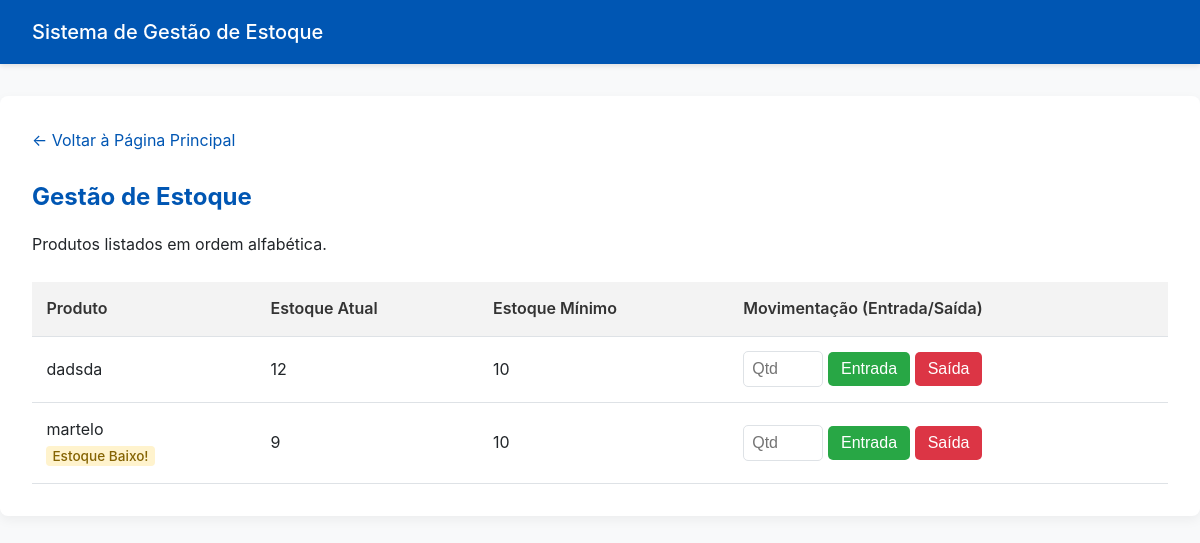
Page /produtos/gestao/ (signed in) on the earlier database version.
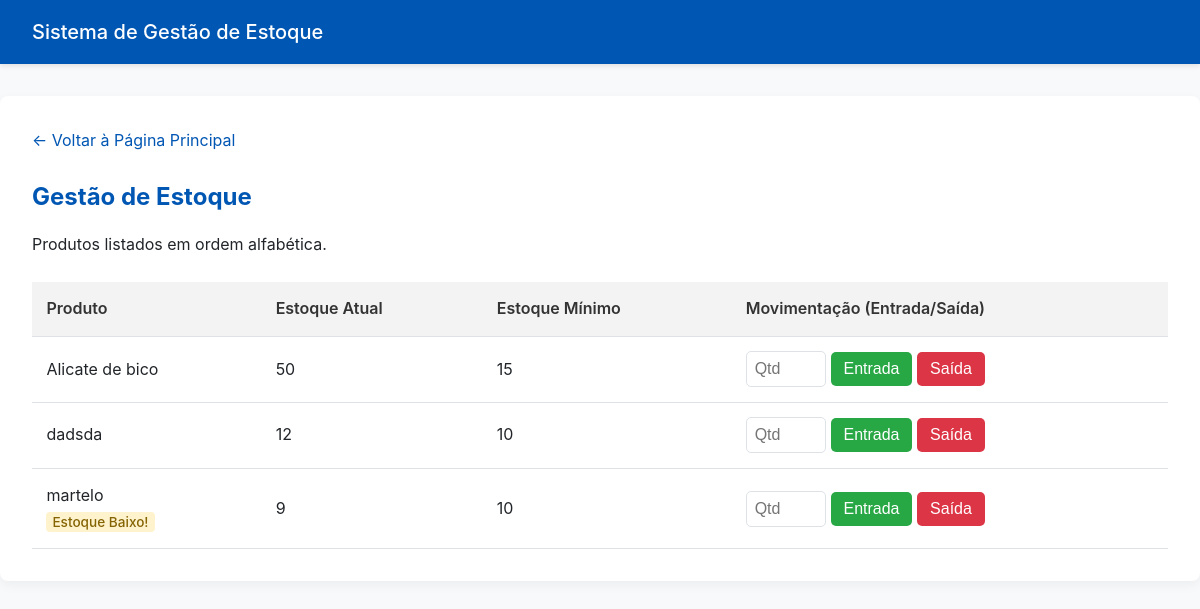
Same page on the later database version.
### produtos/models.py (models this page shows, shortened)
class Produto(models.Model):
    nome = models.CharField(max_length=100, unique=True)
    descricao = models.TextField(blank=True, null=True, help_text="Detalhes, variações, material, etc.")
    quantidade_estoque = models.PositiveIntegerField(default=0)
    estoque_minimo = models.PositiveIntegerField(default=10)
    especificacoes = models.TextField(blank=True, null=True, help_text="Ex: Ponta imantada, cabo isolante, material da cabeça...")
    @property
    def abaixo_do_minimo(self):
        return self.quantidade_estoque < self.estoque_minimo

### produtos/views.py (the view)
# urls.py: path('gestao/', views.gestao_estoque, name='gestao_estoque'),
@login_required
def gestao_estoque(request):
    produtos_list = Produto.objects.order_by('nome')
    context = {
        'produtos': produtos_list
    }
    return render(request, 'produtos/gestao_estoque.html', context)

### templates/produtos/gestao_estoque.html (shortened to what this page needs)
{% extends 'base.html' %}
{% block content %}
<div class="container">
    <nav>
        <a href="{% url 'principal' %}">← Voltar à Página Principal</a>
    </nav>
    <h2>Gestão de Estoque</h2>
    <p>Produtos listados em ordem alfabética.</p>
    <table>
        <thead>
            <tr>
                <th>Produto</th>
                <th>Estoque Atual</th>
                <th>Estoque Mínimo</th>
                <th>Movimentação (Entrada/Saída)</th>
            </tr>
        </thead>
        <tbody>
            {% for produto in produtos %}
            <tr>
                <td>
                    {{ produto.nome }}
                    {% if produto.abaixo_do_minimo %}
                        <br><strong class="alert-warning" style="padding: 2px 6px; border-radius: 4px; font-size: 0.85rem;">Estoque Baixo!</strong>
                    {% endif %}
                </td>
                <td>{{ produto.quantidade_estoque }}</td>
                <td>{{ produto.estoque_minimo }}</td>
                <td>
                    <form action="{% url 'movimentar_estoque' produto.pk %}" method="post" style="display: flex; gap: 5px; align-items: center; margin: 0;">
                        <input type="number" name="quantidade" placeholder="Qtd" required style="width: 80px; padding: 0.5rem; margin: 0;">
                        <button type="submit" name="tipo" value="E" class="btn btn-success" style="padding: 0.5rem 0.8rem;">Entrada</button>
                        <button type="submit" name="tipo" value="S" class="btn btn-danger" style="padding: 0.5rem 0.8rem;">Saída</button>
                    </form>
                </td>
            </tr>
            {% empty %}
            <tr>
                <td colspan="4">Nenhum produto para gerenciar.</td>
            </tr>
            {% endfor %}
        </tbody>
    </table>
</div>
{% endblock %}

Differences in the rows shown:
added Produto: nome "Alicate de bico", quantidade_estoque "50", estoque_minimo "15"
